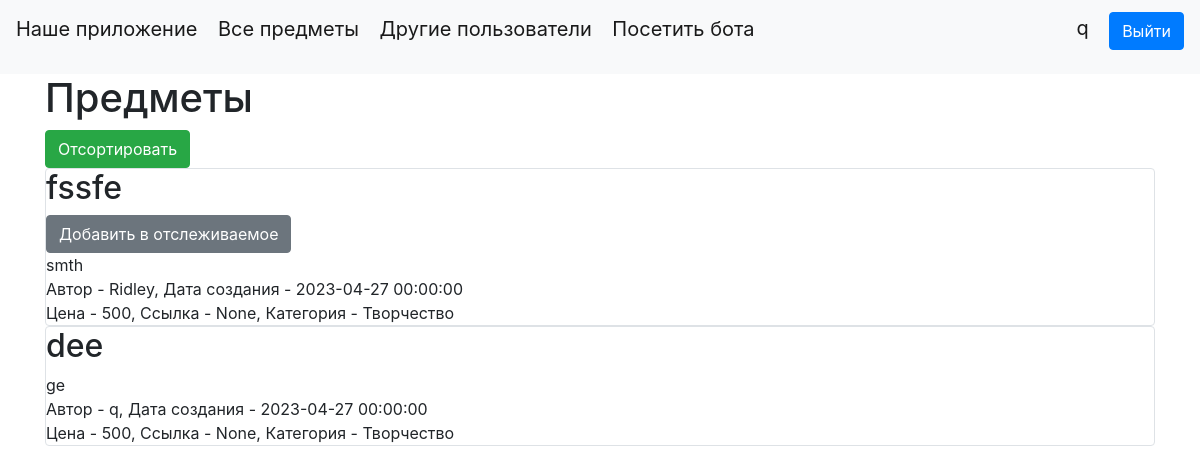
Page / (signed in) on the earlier database version.
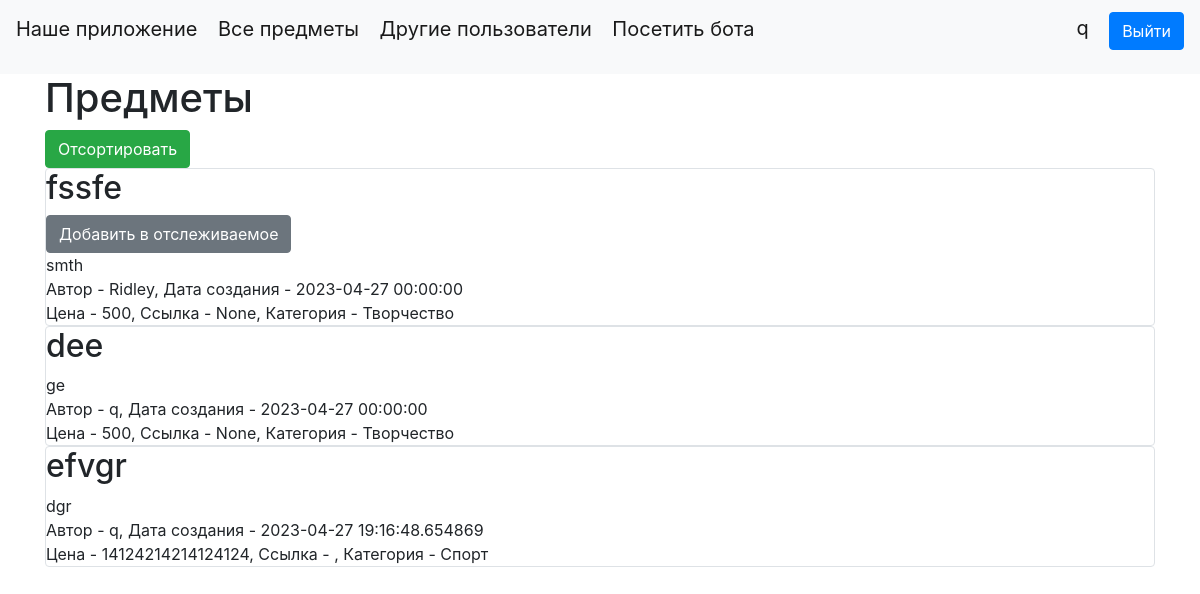
Same page on the later database version.
### data/items.py (models this page shows)
class Items(SqlAlchemyBase, UserMixin, SerializerMixin):
    __tablename__ = 'items'
    id = sqlalchemy.Column(sqlalchemy.Integer, primary_key=True, autoincrement=True)
    creator = sqlalchemy.Column(sqlalchemy.String, default='Other')
    title = sqlalchemy.Column(sqlalchemy.String, nullable=True)
    content = sqlalchemy.Column(sqlalchemy.String, nullable=True)
    created_date = sqlalchemy.Column(sqlalchemy.DateTime, default=datetime.datetime.now)
    is_private = sqlalchemy.Column(sqlalchemy.Boolean, default=True)
    price = sqlalchemy.Column(sqlalchemy.Integer, default=0)
    link = sqlalchemy.Column(sqlalchemy.String, default='None')
    category = sqlalchemy.Column(sqlalchemy.String, default='Другое')
    user_id = sqlalchemy.Column(sqlalchemy.Integer, sqlalchemy.ForeignKey("users.id"))
    user = orm.relationship('User')

### main.py (the view)
@app.route("/")
def index():
    db_sess = db_session.create_session()
    if current_user.is_authenticated:
        items = db_sess.query(Items).filter(
            (Items.user == current_user) | (Items.is_private != True))
    else:
        items = db_sess.query(Items).filter(Items.is_private != True)
    return render_template("index.html", items=items)

### data/db_session.py (called while the page is built)
def create_session() -> Session:
    global __factory
    return __factory()

### main.py (called while the page is built)
@login_manager.user_loader
def load_user(user_id):
    db_sess = db_session.create_session()
    return db_sess.query(User).get(user_id)

### templates/index.html (shortened to what this page needs)
{% extends "base.html" %}
{% block content %}
<h1>Предметы</h1>
<a class="btn btn-success" href="/sort_page">Отсортировать</a>
{% for item in items %}
{% if current_user.is_authenticated and item.user.name == item.creator and not item.is_private %}
<div class="col-md6 border rounded">
        <h2>{{item.title}}</h2>
        {% if item.user != current_user %}
            <a href="/items/{{ item.id }}" class="btn btn-secondary"> Добавить в отслеживаемое</a>
        {% endif %}
        <div>
            {{item.content}}
        </div>
        <div>
            Автор - {{item.creator}}, Дата создания - {{item.created_date}}
        </div>
        <div>
            Цена - {{item.price}}, Ссылка - {{item.link}}, Категория - {{item.category}}
        </div>
</div>
{% endif %}
{% endfor %}
{% endblock %}

Differences in the rows shown:
added Items: title "efvgr", content "dgr", creator "q", created_date "2023-04-27 19:16:48.654869", price "14124214214124124", category "Спорт"
